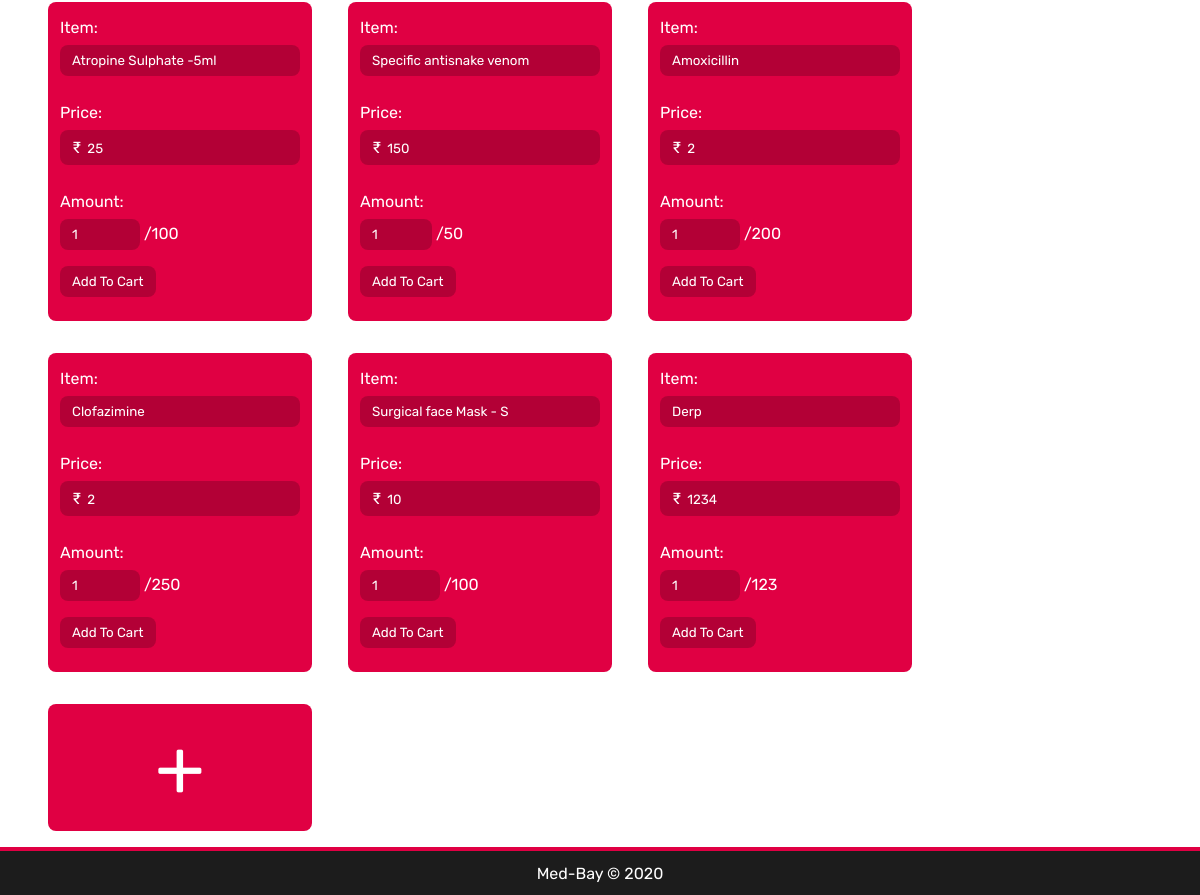
The page /pharmacy/ (signed in, lower part) on the database as committed earlier.
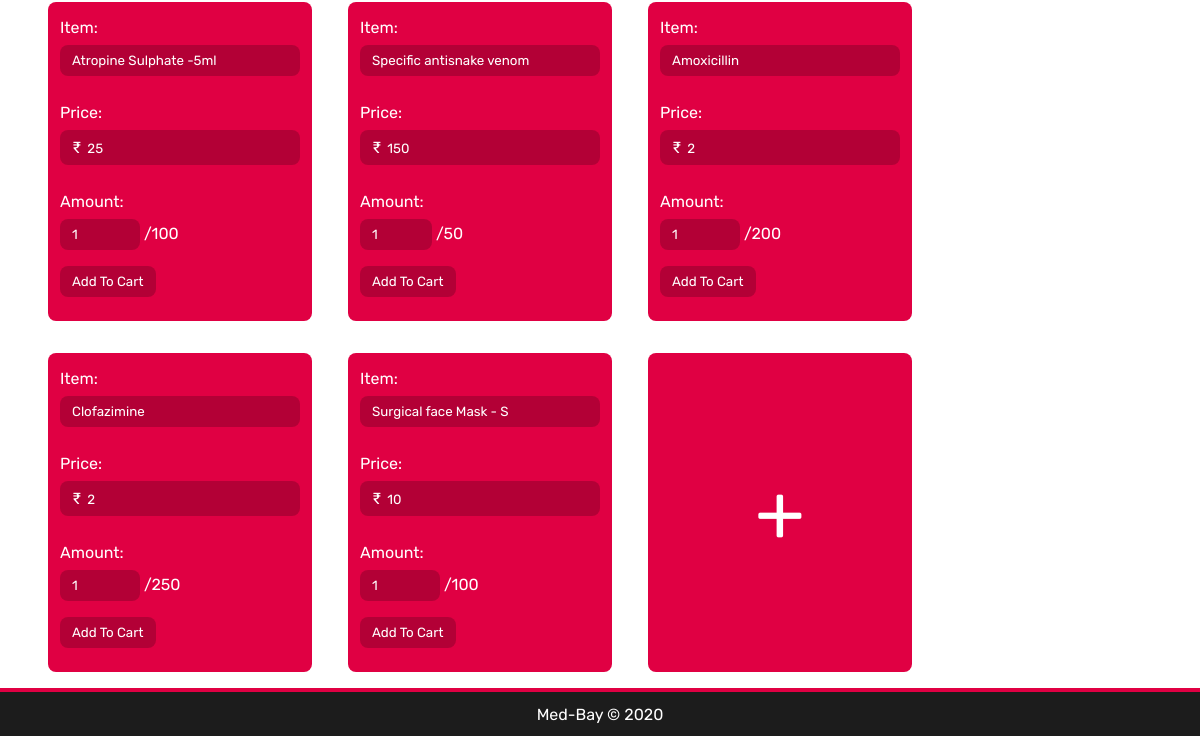
The same page on the database as committed later.
### pharma/models.py (models this page shows, shortened)
class Stock(models.Model):
    name = models.CharField(max_length=30)
    desc = models.TextField()
    price = models.IntegerField()
    quantity = models.IntegerField(default=0)
    deleted = models.BooleanField(default=False)

### pharma/views.py (the view)
# urls.py: path("", views.shop, name="shop"),
@login_required
def shop(request):
    user = User.objects.filter(username=request.user).first()
    if user.staff.role != "p":
        raise PermissionDenied()
    items = Stock.objects.filter(deleted=False)
    items = list(items)
    for item in items:
        if item.quantity < 1:
            items.remove(item)
    return render(request, "pharma/shop.html", context={'items': items})

### pharma/templates/pharma/shop.html (shortened to what this page needs)
{%extends "template.html" %}
{%load static%}
{%block body%}
<div class="shop-container-root">
    <div class="shop-list-container">
        {%for item in items%}
        <div id="{{item.id}}" class="stock-item-container">
            <label class="stock-detail-label">Item: </label>
            <input class="stock-detail" id="{{item.id}}_name" type="text" value="{{item.name}}" readonly><br>
            <label class="stock-detail-label">Price: </label>
            <span class="stock-detail" tabindex="0"><span class="stock-price">&#8377;</span> <input tabindex="-1" class="stock-price" id="age" type="text" value="{{item.price}}" pattern="[0-9]+" readonly></span><br>
                <label class="stock-detail-label">Amount:</label>
            <span>
                <input class="stock-detail" id="{{item.id}}_amount" type="number" min="1" max="{{item.quantity}}" step="1" value="1">
                <label>/{{item.quantity}}</label><br>
                <input class="stock-detail" id="add-to-cart" onclick="addtocart({{item.id}})" type="button" value="Add To Cart">
            </span>
        </div>
        {%endfor%}
        <div id="add-stock" class="stock-item-container" style="align-content: center; justify-content: center; cursor: pointer" onclick="document.location='{% url 'pharma: add_stock' %}'">
            <label style="font-size: 10vh;">+</label>
        </div>
    </div>
</div>
{%endblock%}

Rows that differ between the two databases and show on the page:
no longer on this page (row edited): Stock: name "Derp", price "1234", quantity "123"
